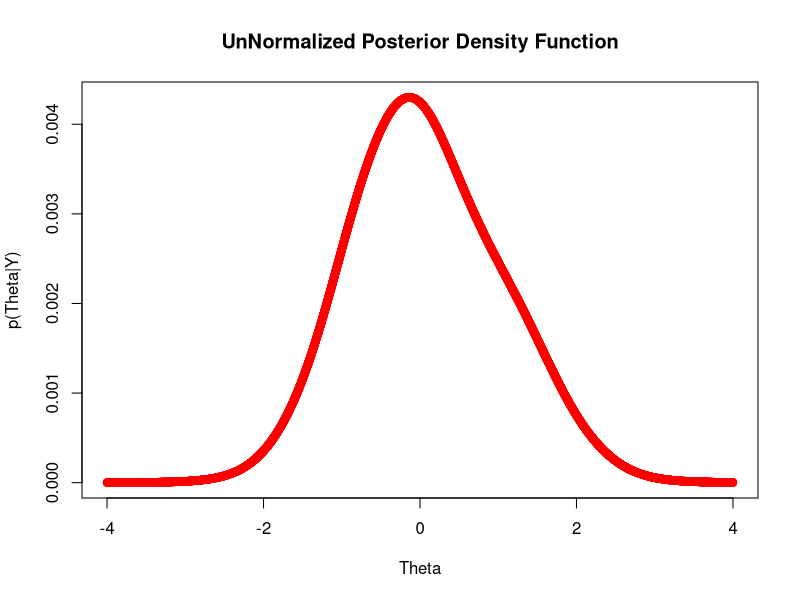
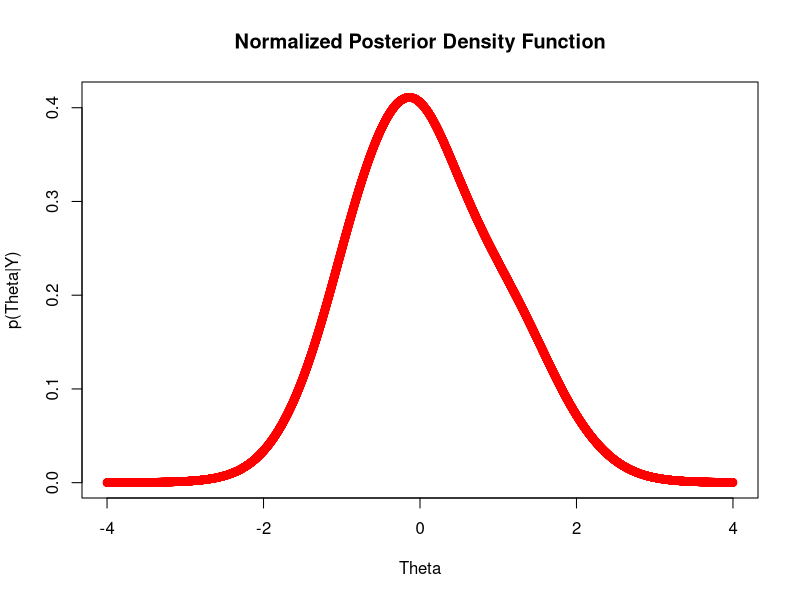
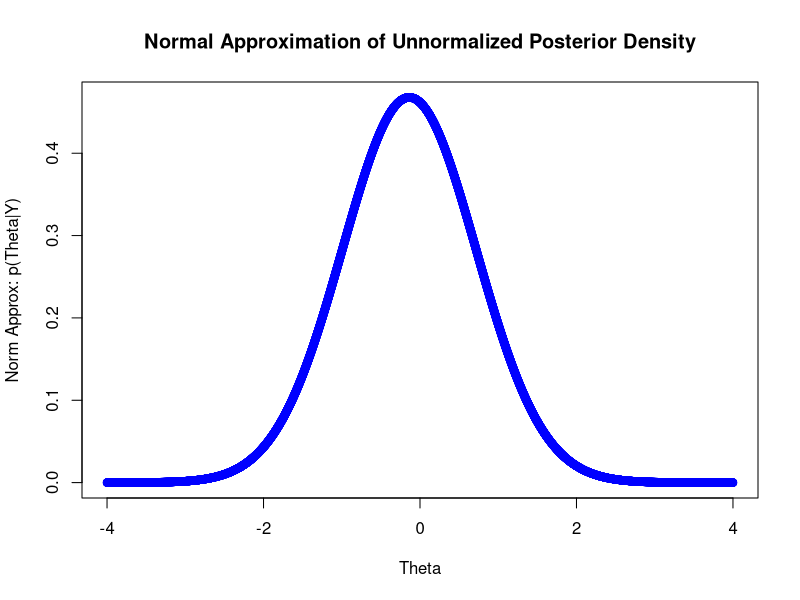

Recreate these plots in R, in order.
y = c(-2, -1, 0, 1.5, 2.5)
# θ uniform on [−4, 4].
theta = seq(-4,4,by=0.001) #theta grid

# Unormalized Posterior function
unnorm_posterior <- function (theta) {
  unnorm_post = prod(1/(1+(y-theta)^2))
  return(unnorm_post)
}
m = length(theta)
# Unnormalized Posterior grid
unnorm_poster <- matrix(0,m,1)
for (i in 1:m)
  unnorm_poster[i] <- unnorm_posterior(theta[i])

plot(theta, unnorm_poster, title('UnNormalized Posterior Density Function'), xlab = 'Theta', ylab = 'p(Theta|Y)', col = 'red')

# Normalized Posterior grid
prob_y = integrate(Vectorize(unnorm_posterior),-Inf,Inf)
norm_post <- unnorm_poster/prob_y$value

# 2.11 a
plot(theta, norm_post, title('Normalized Posterior Density Function'), xlab = 'Theta', ylab = 'p(Theta|Y)', col = 'red')

# 4.1 b

# First Derivative of log Posterior function
FirstDeriv_lPost <- function(theta) {
  first_Deriv <- 2 * sum((y-theta)/(1+(y-theta)^2))
  return(first_Deriv)
}

# Iteratively solving for Posterior Mode

NewtonRhapson <- uniroot(FirstDeriv_lPost, c(-4,4))

Posterior_Mode <- NewtonRhapson$root #[1] 0.08759136

## 4.1 c
# Fisher Information (Posterior Mode) : I_PostMode
I_PostMode_inv = 1/(2 * sum ((1-(y-Posterior_Mode)^2)/(1+(y-Posterior_Mode)^2)^2))
Norm_Approx <- dnorm(theta, mean = Posterior_Mode, sd = sqrt(I_PostMode_inv))
plot(theta, Norm_Approx, title('Normal Approximation of Unnormalized Posterior Density'), xlab = 'Theta', ylab = 'Norm Approx: p(Theta|Y)', col = 'blue')


  
  
  



